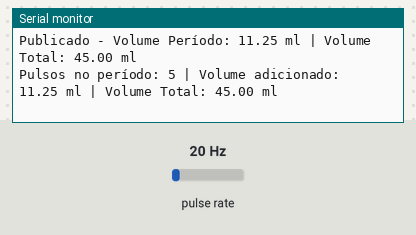
Recording of a program running on a simulated ESP8266 (Wemos D1 mini). Shown: the last lines printed to the serial monitor. Wiring (inferred from the names in the program): pulse sensor: data GPIO 2. The inputs (shaded band) are chosen by the test bench; at power-on: pulse rate 20 Hz. WiFi joins after 1.5 s; servers stay silent unless stated; no MQTT or app messages arrive unless stated.

Above: at 3.7 s.
3.8 s: pulse rate (sensor on GPIO 2) set to 4 Hz
At 3.93 s:
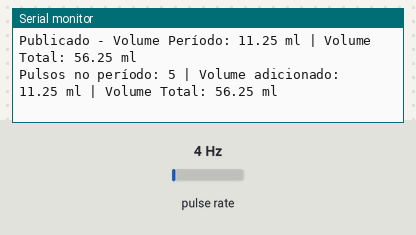
5.3 s: pulse rate (sensor on GPIO 2) set to 50 Hz
At 5.44 s:
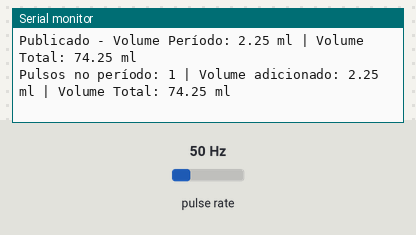
Timing chart, 0 to 8.3 s (numbered marks = the images above; inputs shaded):
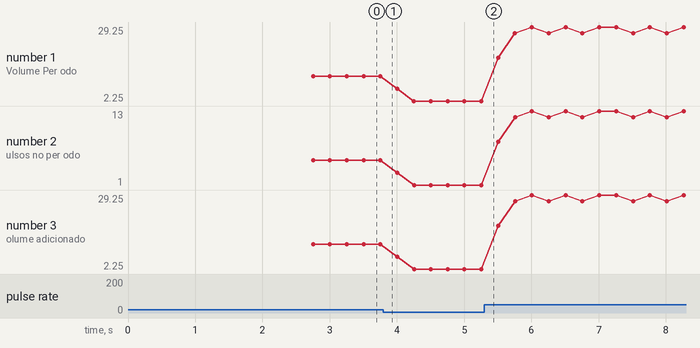

The program:

main.cpp
```cpp
#include <Arduino.h>
#include <ESP8266WiFi.h>
#include <PubSubClient.h>

// Configurações de WiFi
const char *WIFI_SSID = "Seu Wifi";
const char *WIFI_PASSWORD = "Sua Senha";

// Configurações de MQTT
const char *MQTT_BROKER = "192.168.1.100"; // IP do seu notebook
const int MQTT_PORT = 1883;
const char *MQTT_CLIENT_ID = "ESP8266_FlowSensor";
const char *MQTT_TOPIC_VOLUME_PERIODO = "sensors/flow/volume_received"; // Volume do período
const char *MQTT_TOPIC_VOLUME_TOTAL = "sensors/flow/volume_total";      // Volume total acumulado

// Constantes e variáveis do sensor
volatile int contador = 0;
double volumeTotal = 0;
unsigned long tempoUltimaVazao = 0;
const int INTERVALO_MEDICAO = 250; // 250ms
const int PIN_SENSOR = 2;
const double ML_POR_PULSO = 2.25; // ml por pulso do sensor

// Objetos WiFi e MQTT
WiFiClient espClient;
PubSubClient mqttClient(espClient);

// Função de interrupção
void IRAM_ATTR Vazao()
{
  contador++;
}

// Reconectar ao WiFi
void reconnectWiFi()
{
  WiFi.begin(WIFI_SSID, WIFI_PASSWORD);

  while (WiFi.status() != WL_CONNECTED)
  {
    delay(500);
    Serial.print(".");
  }

  Serial.println("\nConectado ao WiFi");
  Serial.println("Endereço IP: " + WiFi.localIP().toString());
}

// Reconectar ao MQTT
void reconnectMQTT()
{
  while (!mqttClient.connected())
  {
    Serial.print("Tentando conectar ao MQTT Broker...");

    if (mqttClient.connect(MQTT_CLIENT_ID))
    {
      Serial.println("Conectado!");
    }
    else
    {
      Serial.print("Falha, rc=");
      Serial.print(mqttClient.state());
      Serial.println(" Tentando novamente em 5 segundos");
      delay(5000);
    }
  }
}

void setup()
{
  // Inicialização Serial
  Serial.begin(115200);
  delay(1000);

  // Configuração WiFi
  WiFi.mode(WIFI_STA);
  reconnectWiFi();

  // Configuração MQTT
  mqttClient.setServer(MQTT_BROKER, MQTT_PORT);

  // Configuração do sensor
  pinMode(PIN_SENSOR, INPUT);
  attachInterrupt(digitalPinToInterrupt(PIN_SENSOR), Vazao, FALLING);

  // Inicializa o tempo
  tempoUltimaVazao = millis();

  Serial.println("Setup concluído. Aguardando pulsos do sensor...");
}

void loop()
{
  // Verifica conexões
  if (WiFi.status() != WL_CONNECTED)
  {
    reconnectWiFi();
  }

  if (!mqttClient.connected())
  {
    reconnectMQTT();
  }

  mqttClient.loop(); // Manter a conexão MQTT ativa

  unsigned long tempoAtual = millis();

  // Verifica se passou o intervalo de medição (250ms)
  if (tempoAtual - tempoUltimaVazao >= INTERVALO_MEDICAO)
  {
    int pulsosNesteIntervalo;

    // Captura os pulsos de forma segura
    noInterrupts();
    pulsosNesteIntervalo = contador;
    contador = 0; // Zera para o próximo período
    interrupts();

    // Calcula o volume que passou neste período de 250ms
    double volumePeriodo = pulsosNesteIntervalo * ML_POR_PULSO;

    // Atualiza o volume total acumulado
    volumeTotal += volumePeriodo;

    // Atualiza o tempo da última medição
    tempoUltimaVazao = tempoAtual;

    // Converte para strings para envio MQTT
    char volumePeriodoStr[10];
    char volumeTotalStr[10];
    dtostrf(volumePeriodo, 4, 2, volumePeriodoStr);
    dtostrf(volumeTotal, 4, 2, volumeTotalStr);

    // Verifica conexão MQTT antes de publicar
    if (!mqttClient.connected())
    {
      Serial.println("MQTT desconectado, tentando reconectar...");
      reconnectMQTT();
    }

    // Publica os dados se conectado
    if (mqttClient.connected())
    {
      bool pubVolumePeriodo = mqttClient.publish(MQTT_TOPIC_VOLUME_PERIODO, volumePeriodoStr);
      bool pubVolumeTotal = mqttClient.publish(MQTT_TOPIC_VOLUME_TOTAL, volumeTotalStr);

      if (!pubVolumePeriodo || !pubVolumeTotal)
      {
        Serial.println("Falha ao publicar no MQTT.");
      }
      else
      {
        Serial.print("Publicado - Volume Período: ");
        Serial.print(volumePeriodo);
        Serial.print(" ml | Volume Total: ");
        Serial.print(volumeTotal);
        Serial.println(" ml");
      }
    }
    else
    {
      Serial.println("MQTT desconectado, publicação falhou.");
    }

    // Debug no Serial Monitor
    Serial.print("Pulsos no período: ");
    Serial.print(pulsosNesteIntervalo);
    Serial.print(" | Volume adicionado: ");
    Serial.print(volumePeriodo);
    Serial.print(" ml | Volume Total: ");
    Serial.print(volumeTotal);
    Serial.println(" ml");
  }

  yield(); // Evita problemas com o watchdog
}
```

Measured:
- plotted number 1: 11.25 → 2.25 after the input at 3.8 s
- plotted number 2: 5 → 1 after the input at 3.8 s
- plotted number 3: 11.25 → 2.25 after the input at 3.8 s
